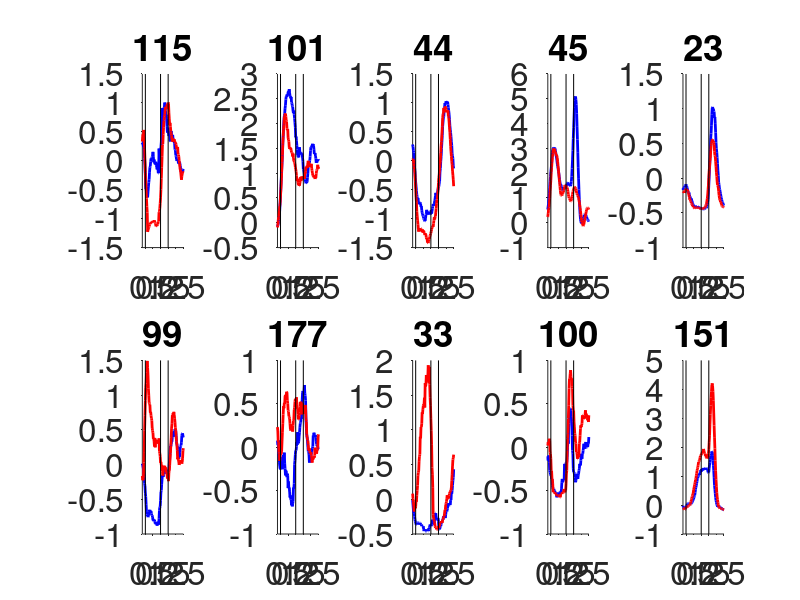
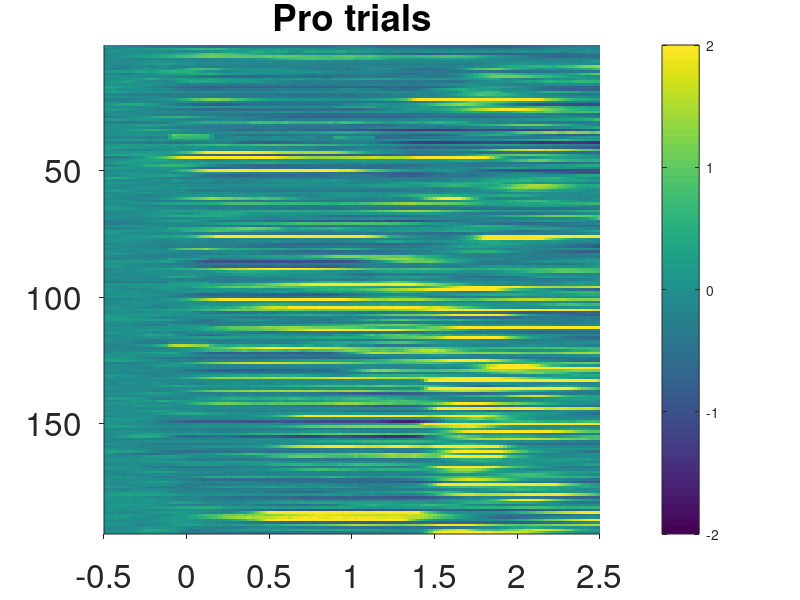
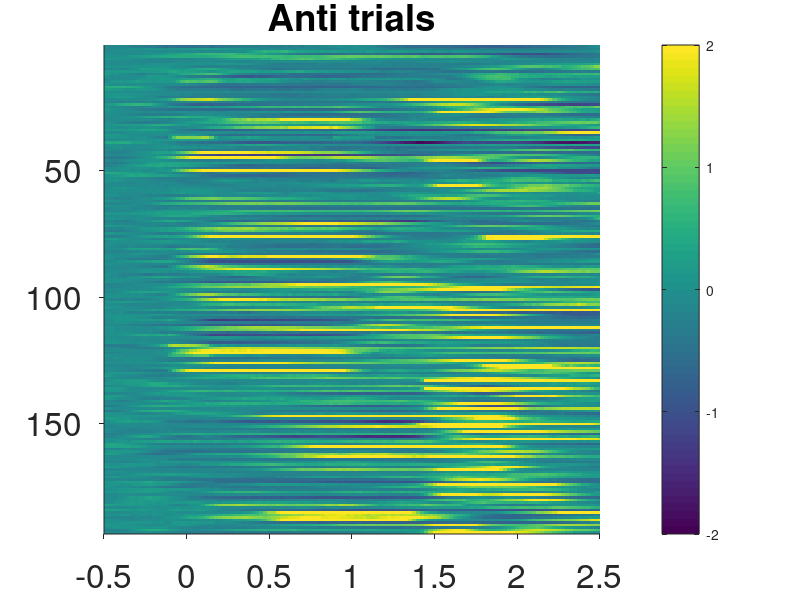

Write the MATLAB code that produced these figures, in order.
clear
clc
close all
load cde_sorting


load data_files/baseline_pop_sc
cece=centers;
ind=1:40; %before cue
base=matsc(:,ind,:,:,:);
mu=mean(base(:,:),2);
st=std(base(:,:),[],2);


% 
% % base=matsc;
% load data_files/matsc
% load data_files/matpfc




% load data_files/matsc
%%% area to use
pop=matsc;



pop=(pop-repmat(mu,[1 141 25 2 2]))./(.1+repmat(st,[1 141 25 2 2]));


% 
[~,indsort]=sort(indmax);
% pop=pop(indsort,:,:,:,:);





pro=squeeze(pop(:,:,:,1,:));
pro=mean(pro(:,:,:),3);


anti=squeeze(pop(:,:,:,2,:));
anti=mean(anti(:,:,:),3);

% ind=indsort(indneur1)
% figure
% hold on
% plot(cece,pro(ind,:),'b')
% plot(cece,anti(ind,:),'r')
% xlim([-.2 1.5])
% 
% % 
% % ind=indneur2;
% % figure
% % hold on
% % plot(cece,pro(ind,:),'b')
% % plot(cece,anti(ind,:),'r')
% % 
% 
% ind=indsort(indneur3)
% figure
% hold on
% plot(cece,pro(ind,:),'b')
% plot(cece,anti(ind,:),'r')
% xlim([-.2 1.5])


% 
% load data_files/indices_subpopulations 
% figure
% for i=1:29
%     subplot(6,5,i)    
%     hold on
%     plot(cece,pro(ind1(i),:),'b')
%     plot(cece,anti(ind1(i),:),'r')
%     set(gca,'XTick',[],'YTick',[]);
%     xlim([-.2 1.5])
%     title(ind1(i))
% end
% 
% % 
% % 
% load data_files/indices_subpopulations 
% figure
% for i=1:45
%     subplot(8,6,i)    
%     hold on
%     plot(cece,pro(ind2(i),:),'b')
%     plot(cece,anti(ind2(i),:),'r')
%     set(gca,'XTick',[],'YTick',[]);
%     xlim([-.2 2.5])
%     title(ind2(i))
% end
% % 
% 
% ind1
% ind2


% 
% pro:
% 40 94 101 104 175 190 171 179 44 45
% 
% 
% anti:
% 29 30 84 88 99 109 122 123 177 126 182
% 
% 32 151 163 159
% 
% pro_units=[40  101 104  190 171 179 44 45];

% 
% pro_units=[40  101 190 179 44 45];


% pro_units=[115  101 44 45 23 ...
%     99 126 33 100 151];


pro_units=[115  101 44 45 23 ...
    99 177 33 100 151];

figure
for i=1:10
    subplot(2,5,i)    
    hold on
    plot(cece,pro(pro_units(i),:),'b','LineWidth',2)
    plot(cece,anti(pro_units(i),:),'r','LineWidth',2)
%     set(gca,'XTick',[],'YTick',[]);
    xlim([-.2 2.5])
    plot([0 0],ylim,'k')
    plot([1 1],ylim,'k')
    plot([1.5 1.5],ylim,'k')    
    title(pro_units(i))
    box off
    set(gca,'TickDir','out')
    set(gca,'FontSize',24')
end



figure
imagesc(cece,1:193,pro,[-2 2])
colorbar
colormap viridis
xlim([-0.5 2.5]) 
title('Pro trials')
box off
set(gca,'TickDir','out')
set(gca,'FontSize',24')  



figure
imagesc(cece,1:193,anti,[-2 2])
colorbar
colormap viridis
xlim([-0.5 2.5])
title('Anti trials')
box off
set(gca,'TickDir','out')
set(gca,'FontSize',24')


% 
% figure
% imagesc(cece,1:193,(pro(indsort,:)+anti(indsort,:))/2,[-2 2])
% colorbar
% colormap jet
% xlim([-0.5 2.5])

return
% 
% figure
% plot(cece,mean(pro),'b')
% 
% hold on
% plot(cece,mean(anti),'r')

ba=[pro(:,42:end) anti(:,42:end)];
u=min(ba,[],2);
ind=find(u>-.2);

% u=max(ba,[],2);
% ind=find(u<.2);


figure; plot(cece,pro(ind,:))
figure; plot(cece,anti(ind,:))




return



anti=squeeze(pop(:,:,:,2,:));
anti=mean(anti(:,:,:),3);




return
anti=squeeze(pop(:,:,:,2,:));
anti=anti(:,:,:);
%%%% numerator : difference
num=mean(pro,3)-mean(anti,3);

% close all


dprimesvalues=[-1 1];
% dprimesvalues=[-0.8 0.8];


%45 85 143


% 21 good
% 45 ok

% 34
% 73
% 69
% 114
% 85

save_figures=0;

indneur1=45;
indneur2=74;
indneur3=143;

% indneur1=74
% indneur1=143;
% indneur2=47;
% indneur3=139;





%%%% median delay between end_of_delay and cout (computed using step0_compute_timing.m in preparatory_code)
cout_time_delay=0.127;

%%% x axis limit (time)
xlimit=[-1.9 0.7];

%%%% shift the time axis to make plot "causal" (e.g. no choice information before 0)
centers_back=0.125;
centers=centers+centers_back;
xlimit=xlimit+centers_back;

xlim_use=[min(centers) max(centers)];



[dp_ap,~,dp_choice,~] = compute_dprimes_correct(pop);



dp=dp_ap;
%%% sort neurons
[~,indmax]=max(abs(dp_ap),[],2);
[~,indsort]=sort(indmax);
dp=dp(indsort,:);
%%% normalize dprimes
sigo=sign(dp);
dp=abs(dp);
minval=abs(tinv(0.05,98)/sqrt(50)); %significant p<=0.05
maxval=1;
dp=dp-minval; 
dp(dp<0)=0;
maxval_use=maxval-minval; 
dp(dp>maxval_use)=maxval_use;
dp=dp/maxval_use;
dp1=dp.*sigo;
%%% plot!





figure('units','normalized','position',[.3 0 .4 1])
imagesc(centers,1:size(dp,1),dp1,dprimesvalues)
xlim(xlimit)
set(gca,'TickDir','out')
box off
xlabel('Time from stimulus onset (s)')
ylabel('SC neurons')
set(gca,'YTick',[1 100 193])
title('d'' SC')
hold on
plot([0 0],ylim,'w')
plot([0 0]-(0.5+cout_time_delay),ylim,'w')
plot([0 0]-(1.5+cout_time_delay),ylim,'w')



a=[linspace(1,0,32) linspace(0,0,32)]' ;
b=[linspace(0,0,32) linspace(0,1,32)]' ;
c=[linspace(0,0,32) linspace(0,0,32)]' ;
co=[a b c];
colormap(co);



colorbar
%%%% example neuron index
% xa=xlim;
% plot([xa(1) xa(1)+2.9],[indneur1 indneur1]-.5,'w','LineWidth',0.5)
% plot([xa(1) xa(1)+2.9],[indneur1 indneur1]+.5,'w','LineWidth',0.5)
% hold on
% plot([xa(1) xa(1)+2.9],[indneur2 indneur2]-.5,'w','LineWidth',0.5)
% plot([xa(1) xa(1)+2.9],[indneur2 indneur2]+.5,'w','LineWidth',0.5)
% plot([xa(1) xa(1)+2.9],[indneur3 indneur3]-.5,'w','LineWidth',0.5)
% plot([xa(1) xa(1)+2.9],[indneur3 indneur3]+.5,'w','LineWidth',0.5)
set(gca,'FontSize',24)
% if(save_figures)
%     saveas(gcf,'aaa1','pdf')
% end


return









figure('units','normalized','position',[0 .5 .5 .1])

xs=linspace(-1,1,1000);
dp=linspace(-1,1,1000);

sigo=sign(dp);
dp=abs(dp);
minval=abs(tinv(0.05,98)/sqrt(50)); %significant p<=0.05
maxval=1;
dp=dp-minval; 
dp(dp<0)=0;
maxval_use=maxval-minval; 
dp(dp>maxval_use)=maxval_use;
dp=dp/maxval_use;
dp=dp.*sigo;


% hold on
imagesc(xs,1,dp,dprimesvalues)
box off
set(gca,'XTick',-1:.5:1)
set(gca,'YTick',[]);
set(gca,'TickDir','out')
set(gca,'FontSize',14)

a=[linspace(1,0,32) linspace(0,0,32)]' ;
b=[linspace(0,0,32) linspace(0,1,32)]' ;
c=[linspace(0,0,32) linspace(0,0,32)]' ;
co=[a b c];
colormap(co);


ind=find(dp==0);
ind1=ind(1);
ind2=ind(end);
hold on
plot(xs([ind1 ind1])-0.001,ylim,'w-')
plot(xs([ind2 ind2])+0.001,ylim,'w-')











dp=dp_choice;
%%% sort neurons
[~,indmax]=max(abs(dp_ap),[],2);
[~,indsort]=sort(indmax);
dp=dp(indsort,:);
%%% normalize dprimes
sigo=sign(dp);
dp=abs(dp);
minval=abs(tinv(0.05,98)/sqrt(50)); %significant p<=0.05
maxval=1;
dp=dp-minval; 
dp(dp<0)=0;
maxval_use=maxval-minval; 
dp(dp>maxval_use)=maxval_use;
dp=dp/maxval_use;
dp2=dp.*sigo;
%%% plot!




figure('units','normalized','position',[.3 0 .4 1])
imagesc(centers,1:size(dp,1),dp2,dprimesvalues)
xlim(xlimit)
set(gca,'TickDir','out')
box off
xlabel('Time from stimulus onset (s)')
ylabel('SC neurons')
set(gca,'YTick',[1 100 193])
title('d'' SC')
hold on
plot([0 0],ylim,'w')
plot([0 0]-(0.5+cout_time_delay),ylim,'w')
plot([0 0]-(1.5+cout_time_delay),ylim,'w')



a=[linspace(1,0,32) linspace(0,40/255,32)]' ;
b=[linspace(125/255,0,32) linspace(0,110/255,32)]' ;
c=[linspace(36/255,0,32) linspace(0,1,32)]' ;

co=[a b c];
colormap(co);

colorbar
%%%% example neuron index
xa=xlim;
plot([xa(1) xa(1)+2.9],[indneur1 indneur1]-.5,'w','LineWidth',0.5)
plot([xa(1) xa(1)+2.9],[indneur1 indneur1]+.5,'w','LineWidth',0.5)
hold on
plot([xa(1) xa(1)+2.9],[indneur2 indneur2]-.5,'w','LineWidth',0.5)
plot([xa(1) xa(1)+2.9],[indneur2 indneur2]+.5,'w','LineWidth',0.5)
plot([xa(1) xa(1)+2.9],[indneur3 indneur3]-.5,'w','LineWidth',0.5)
plot([xa(1) xa(1)+2.9],[indneur3 indneur3]+.5,'w','LineWidth',0.5)
set(gca,'FontSize',24)
if(save_figures)
    saveas(gcf,'aaa2','pdf')
end











figure('units','normalized','position',[0 .5 .5 .1])

xs=linspace(-1,1,1000);
dp=linspace(-1,1,1000);

sigo=sign(dp);
dp=abs(dp);
minval=abs(tinv(0.05,98)/sqrt(50)); %significant p<=0.05
maxval=1;
dp=dp-minval; 
dp(dp<0)=0;
maxval_use=maxval-minval; 
dp(dp>maxval_use)=maxval_use;
dp=dp/maxval_use;
dp=dp.*sigo;


% hold on
imagesc(xs,1,dp,dprimesvalues)
box off
set(gca,'XTick',-1:.5:1)
set(gca,'YTick',[]);
set(gca,'TickDir','out')
set(gca,'FontSize',14)


a=[linspace(1,0,32) linspace(0,40/255,32)]' ;
b=[linspace(125/255,0,32) linspace(0,110/255,32)]' ;
c=[linspace(36/255,0,32) linspace(0,1,32)]' ;

co=[a b c];
colormap(co);

ind=find(dp==0);
ind1=ind(1);
ind2=ind(end);
hold on
plot(xs([ind1 ind1])-0.001,ylim,'w-')
plot(xs([ind2 ind2])+0.001,ylim,'w-')









%%%%%%%%%%% FIRST NEURON %%%%%%%%%%%



%%% find index of example neuron
val_index=indsort(indneur1);

%reload centers without shift (will be shifted by plot_example_neuron)
centers_shifted=centers;
load data_files/matsc centers


figure('units','normalized','position',[0 .3 .5 .25])
plot_example_neuron(centers,pop,val_index)
if(save_figures)
    saveas(gcf,'aaa3a','pdf')
end



figure('units','normalized','position',[0 .5 .5 .05])
imagesc(centers_shifted,1,dp1(indneur1,:,:),dprimesvalues)

a=[linspace(1,0,32) linspace(0,0,32)]' ;
b=[linspace(0,0,32) linspace(0,1,32)]' ;
c=[linspace(0,0,32) linspace(0,0,32)]' ;
co=[a b c];
colormap(co);


xlim(xlimit)
set(gca,'TickDir','out','YTick',[])
box off
%%%% cout
hold on
plot([0 0],ylim,'w')
hold on
%%%% start of delay
plot([0 0]-(0.5+cout_time_delay),ylim,'w')
hold on
%%%% start of cue stimulus
plot([0 0]-(1.5+cout_time_delay),ylim,'w')
% colorbar
if(save_figures)
    saveas(gcf,'aaa4a','pdf')
end



figure('units','normalized','position',[0 .5 .5 .05])
imagesc(centers_shifted,1,dp2(indneur1,:,:),dprimesvalues)


a=[linspace(1,0,32) linspace(0,40/255,32)]' ;
b=[linspace(125/255,0,32) linspace(0,110/255,32)]' ;
c=[linspace(36/255,0,32) linspace(0,1,32)]' ;

co=[a b c];
colormap(co);


xlim(xlimit)
set(gca,'TickDir','out','YTick',[])
box off
%%%% cout
hold on
plot([0 0],ylim,'w')
hold on
%%%% start of delay
plot([0 0]-(0.5+cout_time_delay),ylim,'w')
hold on
%%%% start of cue stimulus
plot([0 0]-(1.5+cout_time_delay),ylim,'w')
% colorbar
if(save_figures)
    saveas(gcf,'aaa5a','pdf')
end




























%%%%%%%%%%% FIRST NEURON %%%%%%%%%%%



%%% find index of example neuron
val_index=indsort(indneur2);

%reload centers without shift (will be shifted by plot_example_neuron)
centers_shifted=centers;
load data_files/matsc centers


figure('units','normalized','position',[0 .3 .5 .25])
plot_example_neuron(centers,pop,val_index)
if(save_figures)
    saveas(gcf,'aaa3b','pdf')
end




figure('units','normalized','position',[0 .5 .5 .05])
imagesc(centers_shifted,1,dp1(indneur2,:,:),dprimesvalues)

a=[linspace(1,0,32) linspace(0,0,32)]' ;
b=[linspace(0,0,32) linspace(0,1,32)]' ;
c=[linspace(0,0,32) linspace(0,0,32)]' ;
co=[a b c];
colormap(co);


xlim(xlimit)
set(gca,'TickDir','out','YTick',[])
box off
%%%% cout
hold on
plot([0 0],ylim,'w')
hold on
%%%% start of delay
plot([0 0]-(0.5+cout_time_delay),ylim,'w')
hold on
%%%% start of cue stimulus
plot([0 0]-(1.5+cout_time_delay),ylim,'w')
% colorbar
if(save_figures)
    saveas(gcf,'aaa4b','pdf')
end



figure('units','normalized','position',[0 .5 .5 .05])
imagesc(centers_shifted,1,dp2(indneur2,:,:),dprimesvalues)


a=[linspace(1,0,32) linspace(0,40/255,32)]' ;
b=[linspace(125/255,0,32) linspace(0,110/255,32)]' ;
c=[linspace(36/255,0,32) linspace(0,1,32)]' ;

co=[a b c];
colormap(co);


xlim(xlimit)
set(gca,'TickDir','out','YTick',[])
box off
%%%% cout
hold on
plot([0 0],ylim,'w')
hold on
%%%% start of delay
plot([0 0]-(0.5+cout_time_delay),ylim,'w')
hold on
%%%% start of cue stimulus
plot([0 0]-(1.5+cout_time_delay),ylim,'w')
% colorbar
if(save_figures)
    saveas(gcf,'aaa5b','pdf')
end





















%%%%%%%%%%% FIRST NEURON %%%%%%%%%%%



%%% find index of example neuron
val_index=indsort(indneur3);

%reload centers without shift (will be shifted by plot_example_neuron)
centers_shifted=centers;
load data_files/matsc centers


figure('units','normalized','position',[0 .3 .5 .25])
plot_example_neuron(centers,pop,val_index)
if(save_figures)
    saveas(gcf,'aaa3c','pdf')
end




figure('units','normalized','position',[0 .5 .5 .05])
imagesc(centers_shifted,1,dp1(indneur3,:,:),dprimesvalues)

a=[linspace(1,0,32) linspace(0,0,32)]' ;
b=[linspace(0,0,32) linspace(0,1,32)]' ;
c=[linspace(0,0,32) linspace(0,0,32)]' ;
co=[a b c];
colormap(co);


xlim(xlimit)
set(gca,'TickDir','out','YTick',[])
box off
%%%% cout
hold on
plot([0 0],ylim,'w')
hold on
%%%% start of delay
plot([0 0]-(0.5+cout_time_delay),ylim,'w')
hold on
%%%% start of cue stimulus
plot([0 0]-(1.5+cout_time_delay),ylim,'w')
% colorbar
if(save_figures)
    saveas(gcf,'aaa4c','pdf')
end



figure('units','normalized','position',[0 .5 .5 .05])
imagesc(centers_shifted,1,dp2(indneur3,:,:),dprimesvalues)


a=[linspace(1,0,32) linspace(0,40/255,32)]' ;
b=[linspace(125/255,0,32) linspace(0,110/255,32)]' ;
c=[linspace(36/255,0,32) linspace(0,1,32)]' ;

co=[a b c];
colormap(co);


xlim(xlimit)
set(gca,'TickDir','out','YTick',[])
box off
%%%% cout
hold on
plot([0 0],ylim,'w')
hold on
%%%% start of delay
plot([0 0]-(0.5+cout_time_delay),ylim,'w')
hold on
%%%% start of cue stimulus
plot([0 0]-(1.5+cout_time_delay),ylim,'w')
% colorbar
if(save_figures)
    saveas(gcf,'aaa5c','pdf')
end






return

%%%%%%%%%%% SECOND NEURON %%%%%%%%%%%




%%% find index of example neuron
val_index=indsort(indneur2);
figure('units','normalized','position',[0 .3 .5 .25])
plot_example_neuron(centers,pop,val_index)
if(save_figures)
    saveas(gcf,'figures/singleneurons_examplecell2','pdf')
end



figure('units','normalized','position',[0 .5 .5 .05])
imagesc(centers_shifted,1,dp1(indneur2,:,:),dprimesvalues)

a=[linspace(1,0,32) linspace(0,0,32)]' ;
b=[linspace(0,0,32) linspace(0,1,32)]' ;
c=[linspace(0,0,32) linspace(0,0,32)]' ;
co=[a b c];
colormap(co);


xlim(xlimit)
set(gca,'TickDir','out','YTick',[])
box off
%%%% cout
hold on
plot([0 0],ylim,'w')
hold on
%%%% start of delay
plot([0 0]-(0.5+cout_time_delay),ylim,'w')
hold on
%%%% start of cue stimulus
plot([0 0]-(1.5+cout_time_delay),ylim,'w')
% colorbar
if(save_figures)
    saveas(gcf,'aaa4','pdf')
end



figure('units','normalized','position',[0 .5 .5 .05])
imagesc(centers_shifted,1,dp2(indneur2,:,:),dprimesvalues)


a=[linspace(1,0,32) linspace(0,40/255,32)]' ;
b=[linspace(125/255,0,32) linspace(0,110/255,32)]' ;
c=[linspace(36/255,0,32) linspace(0,1,32)]' ;

co=[a b c];
colormap(co);


xlim(xlimit)
set(gca,'TickDir','out','YTick',[])
box off
%%%% cout
hold on
plot([0 0],ylim,'w')
hold on
%%%% start of delay
plot([0 0]-(0.5+cout_time_delay),ylim,'w')
hold on
%%%% start of cue stimulus
plot([0 0]-(1.5+cout_time_delay),ylim,'w')
% colorbar
if(save_figures)
    saveas(gcf,'aaa5','pdf')
end



%%%%%%%%%%% THIRD NEURON %%%%%%%%%%%


%%% find index of example neuron
val_index=indsort(indneur3);
figure('units','normalized','position',[0 .3 .5 .25])
plot_example_neuron(centers,pop,val_index)
ylim([0 13])
if(save_figures)
    saveas(gcf,'figures/singleneurons_examplecell3','pdf')
end




figure('units','normalized','position',[0 .5 .5 .05])
imagesc(centers_shifted,1,dp1(indneur3,:,:),dprimesvalues)

a=[linspace(1,0,32) linspace(0,0,32)]' ;
b=[linspace(0,0,32) linspace(0,1,32)]' ;
c=[linspace(0,0,32) linspace(0,0,32)]' ;
co=[a b c];
colormap(co);


xlim(xlimit)
set(gca,'TickDir','out','YTick',[])
box off
%%%% cout
hold on
plot([0 0],ylim,'w')
hold on
%%%% start of delay
plot([0 0]-(0.5+cout_time_delay),ylim,'w')
hold on
%%%% start of cue stimulus
plot([0 0]-(1.5+cout_time_delay),ylim,'w')
% colorbar
if(save_figures)
    saveas(gcf,'aaa4','pdf')
end



figure('units','normalized','position',[0 .5 .5 .05])
imagesc(centers_shifted,1,dp2(indneur3,:,:),dprimesvalues)


a=[linspace(1,0,32) linspace(0,40/255,32)]' ;
b=[linspace(125/255,0,32) linspace(0,110/255,32)]' ;
c=[linspace(36/255,0,32) linspace(0,1,32)]' ;

co=[a b c];
colormap(co);


xlim(xlimit)
set(gca,'TickDir','out','YTick',[])
box off
%%%% cout
hold on
plot([0 0],ylim,'w')
hold on
%%%% start of delay
plot([0 0]-(0.5+cout_time_delay),ylim,'w')
hold on
%%%% start of cue stimulus
plot([0 0]-(1.5+cout_time_delay),ylim,'w')
% colorbar
if(save_figures)
    saveas(gcf,'aaa5','pdf')
end



